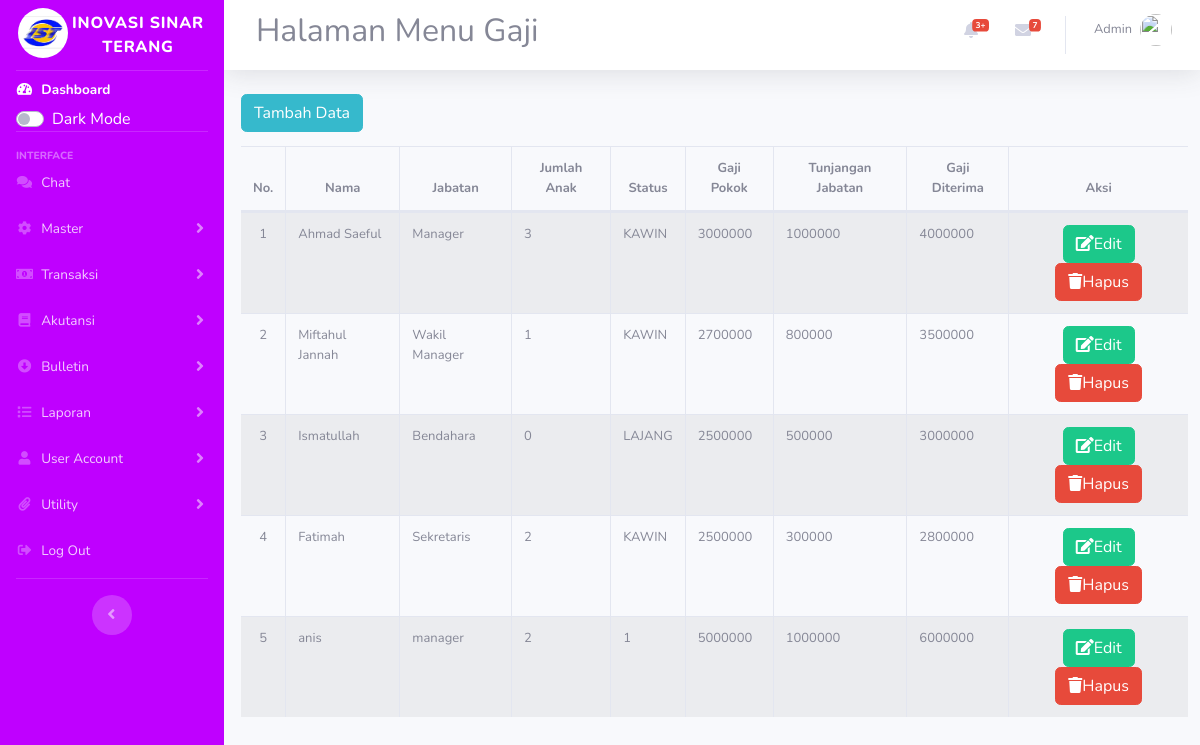
Screenshot of /index.php/gaji with the database file from the repository.
### tables this page shows
CREATE TABLE `gaji` (
  `id` int(11) NOT NULL,
  `nama` varchar(50) NOT NULL,
  `jabatan` varchar(50) NOT NULL,
  `jumlah_anak` varchar(50) NOT NULL,
  `status` varchar(50) NOT NULL,
  `gapok` varchar(50) NOT NULL,
  `tunjangan_jabatan` varchar(50) NOT NULL,
  `gaji_diterima` varchar(50) NOT NULL
);

### application/controllers/Gaji.php (called while the page is built, shortened)
<?php
class Gaji extends CI_Controller {
    public function __construct(){
        $this->load->model('m_gaji');
        $this->load->library('form_validation');
    }
    public function index(){
        $topik['judul'] = 'Halaman Menu Gaji';
        $data['gaji'] = $this->m_gaji->tampil_data();
        $this->load->view('templates/header',$topik);
        $this->load->view('gajikaryawan/index',$data);
        $this->load->view('templates/footer');
    }
}

### index.php (called while the page is built, shortened)
<?php
require_once BASEPATH.'core/CodeIgniter.php';

### application/models/M_gaji.php (called while the page is built, shortened)
<?php
class M_gaji extends CI_Model
{
    public function tampil_data(){
        return $this->db->get('gaji')->result_array();
    }
}

### application/views/gajikaryawan/index.php (the view, shortened to what this page needs)
<div class="content-wrapper col-12">
<section class="content-header ml mt-2 auto">
<div style="margin-left:5px">
<div class="">
<a href="<?= base_url('gaji/tambah');?>" class="btn btn-info mb-2">Tambah Data</a>
<div class="table-responsive">
<table id="mytable" class="table table-striped table-bordered table-hover table-full-width dataTable" cellspacing="0" width="" style="font-size: small;">
        <thead>
            <tr style="text-align:center">
                <th>No.</th>
                <th>Nama</th>
                <th>Jabatan</th>
                <th>Jumlah Anak</th>
                <th>Status</th>
                <th>Gaji Pokok</th>
                <th>Tunjangan Jabatan</th>
                <th>Gaji Diterima</th>
                <th>Aksi</th>
            </tr>
        </thead>
        <tbody>
            <?php $i=1;?>
            <?php foreach ($gaji as $gaj): ?>
            <tr>
                <td style="text-align:center">
                    <?php echo $i;?>
                </td>
                <td>
                    <?php echo $gaj['nama'] ?>
                </td>
                <td width="">
                    <?php echo $gaj['jabatan'] ?>
                </td>
                <td width="">
                    <?php echo $gaj['jumlah_anak'] ?>
                </td>
                <td width="">
                    <?php echo $gaj['status'] ?>
                </td>
                <td width="">
                    <?php echo $gaj['gapok'] ?>
                </td>
                <td width="">
                    <?php echo $gaj['tunjangan_jabatan'] ?>
                </td>
                <td width="">
                    <?php echo $gaj['gaji_diterima'] ?>
                </td>
                <td style="text-align:center">
                    <a href="<?php echo base_url();?>gaji/edit/<?= $gaj['id'];?>" class="btn btn-success" style=""><i class="fa fa-edit"></i>Edit</i></a>
                    <a href="<?= base_url();?>gaji/hapus/<?= $gaj['id'];?>" class="btn btn-danger " style="" onclick="return confirm('Yakin ingin dihapus?');"><i class="fa fa-trash"></i>Hapus</a>
                </td>
            </tr>
            <?php $i++;?>
            <?php endforeach; ?>
        </tbody>
    </table>
    </div>
</div>

### rows the page displays
gaji: nama "Ahmad Saeful", jabatan "Manager", jumlah_anak "3", status "KAWIN", gapok "3000000", tunjangan_jabatan "1000000", gaji_diterima "4000000"
gaji: nama "Miftahul Jannah", jabatan "Wakil Manager", jumlah_anak "1", status "KAWIN", gapok "2700000", tunjangan_jabatan "800000", gaji_diterima "3500000"
gaji: nama "Ismatullah", jabatan "Bendahara", jumlah_anak "0", status "LAJANG", gapok "2500000", tunjangan_jabatan "500000", gaji_diterima "3000000"
gaji: nama "Fatimah", jabatan "Sekretaris", jumlah_anak "2", status "KAWIN", gapok "2500000", tunjangan_jabatan "300000", gaji_diterima "2800000"
gaji: nama "anis", jabatan "manager", jumlah_anak "2", status "1", gapok "5000000", tunjangan_jabatan "1000000", gaji_diterima "6000000"

### other values shown
$judul "Halaman Menu Gaji"
